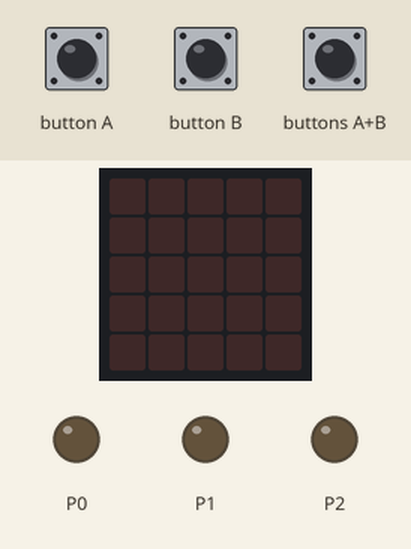
Recording of a program running on a simulated BBC micro:bit running MicroPython. Shown: the board's 5×5 LED display, output pins drawn as LEDs (lit = HIGH). Dashed ring = blinking. The test bench sets the inputs (shaded band).

Above: at 1.2 s.
1.3 s: buttons A+B pressed for 0.15 s
At 1.6 s:
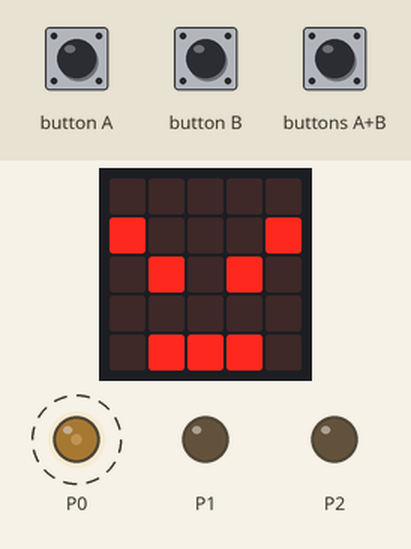
4.3 s: button A pressed for 0.15 s
7.4 s: button A pressed for 1 s
At 10.1 s:
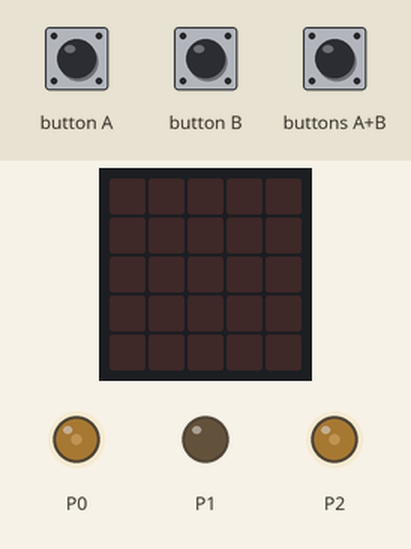
10.8 s: button B pressed for 0.15 s
At 10.9 s:
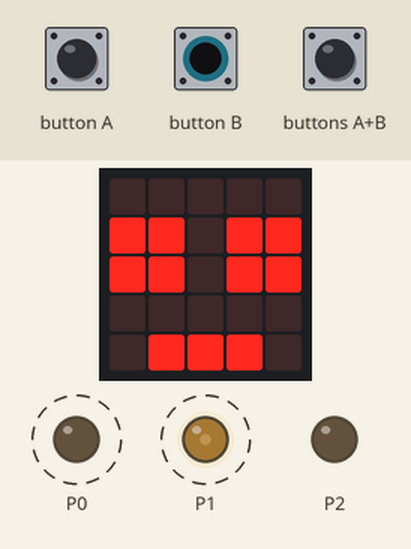
13.9 s: button A pressed for 3.2 s
At 15.6 s:
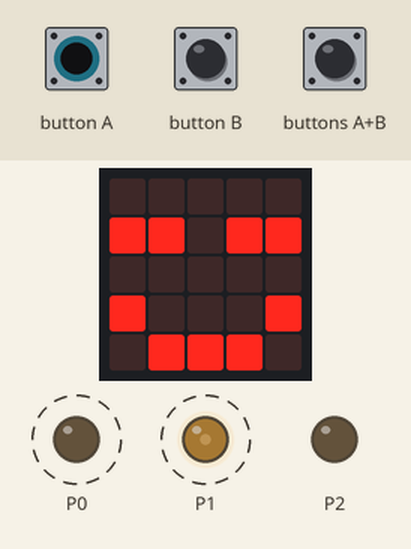
18.6 s: button B pressed for 1 s
At 21.1 s:
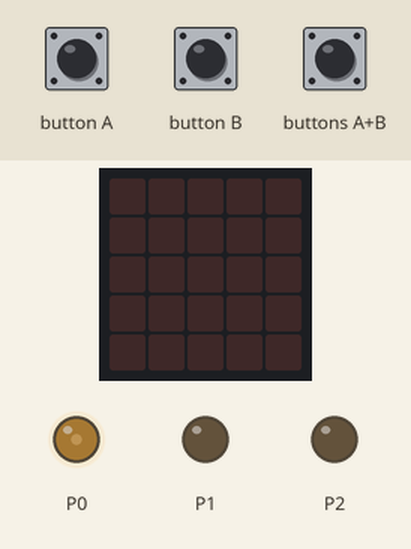
Timing chart, 0 to 22.6 s (numbered marks = the images above; inputs shaded):
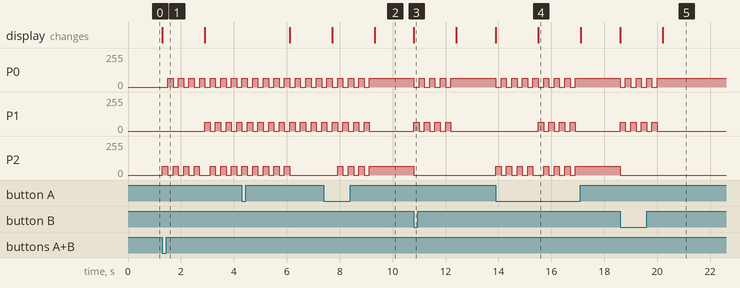

The program:

10020142_1c-Cath.py
```python
import microbit
import radio
import math
import music

#constants
mijnReserve  = 0
mijnSchool   = 20
mijnLeerling = 142

#setup
radio.config(group=1)
radio.on()

####################################################
##### vanaf hier mag je stukjes code aanpassen #####
####################################################

def functie_A():
    # deze code mag je veranderen
    microbit.display.show(
        microbit.Image( '00000:'
                        '99099:'
                        '00000:'
                        '90009:'
                        '09990:' ) )
    for i in range(4):
        microbit.pin2.write_analog(0)
        microbit.pin1.write_analog(255)
        microbit.pin0.write_analog(0)
        microbit.sleep(200)
        microbit.pin2.write_analog(255)
        microbit.pin1.write_analog(0)
        microbit.pin0.write_analog(255)
        microbit.sleep(200)
    microbit.display.clear()
    # tot hier


def functie_B():
    # deze code mag je veranderen
    microbit.display.show(
        microbit.Image( '00000:'
                        '99099:'
                        '99099:'
                        '00000:'
                        '09990:' ) )
    for i in range(4):
        microbit.pin2.write_analog(0)
        microbit.pin1.write_analog(255)
        microbit.pin0.write_analog(0)
        microbit.sleep(200)
        microbit.pin2.write_analog(0)
        microbit.pin1.write_analog(0)
        microbit.pin0.write_analog(255)
        microbit.sleep(200)
    microbit.display.clear()
    # tot hier


def functie_AB():
    # deze code mag je veranderen
    microbit.display.show(
        microbit.Image( '00000:'
                        '90009:'
                        '09090:'
                        '00000:'
                        '09990:' ) )
    for i in range(4):
        microbit.pin2.write_analog(255)
        microbit.pin1.write_analog(0)
        microbit.pin0.write_analog(0)
        microbit.sleep(200)
        microbit.pin2.write_analog(0)
        microbit.pin1.write_analog(0)
        microbit.pin0.write_analog(255)
        microbit.sleep(200)
    microbit.display.clear()
    # tot hier


############################################
###### tot hier mag je code aanpassen ######
############################################

def handleRadio(incoming):
    receivedNumber = float(incoming)
    nummerOntvangen = receivedNumber
    nummerKnopje    = int(nummerOntvangen / 1000000)
    nummerOntvangen = nummerOntvangen - nummerKnopje * 1000000
    nummerReserve   = int(nummerOntvangen / 100000)
    nummerOntvangen = nummerOntvangen - nummerReserve* 100000
    nummerSchool    = int(nummerOntvangen / 1000)
    nummerOntvangen = nummerOntvangen - nummerSchool * 1000
    nummerLeerling  = int(nummerOntvangen)

    if nummerReserve  == mijnReserve  or nummerReserve  == 0 :
        if nummerSchool   == mijnSchool   or nummerSchool   == 0:
            if nummerLeerling == mijnLeerling or nummerLeerling == 0:
                if nummerKnopje == 1:
                    #microbit.pin5.write_digital(0)
                    #microbit.sleep(50)
                    #microbit.pin5.write_digital(1)
                    functie_A()
                elif nummerKnopje == 2:
                    #microbit.pin11.write_digital(0)
                    #microbit.sleep(50)
                    #microbit.pin11.write_digital(1)
                    functie_B()
                else:
                    #microbit.pin5.write_digital(0)
                    #microbit.pin11.write_digital(0)
                    #microbit.sleep(50)
                    #microbit.pin5.write_digital(1)
                    #microbit.pin11.write_digital(1)
                    functie_AB()


def get_message():
    try:
        msg = radio.receive_bytes()
        if msg is not None:
            if int(msg[0]) == 01 and int(msg[1]) == 00 and int(msg[2]) == 01:
                packet_type = msg[3]
                if packet_type == 0:
                    payload = 0
                    for i in range(len(msg[12:])):
                        payload += msg[12+i] * math.pow(256, i)
                    handleRadio(payload)
    except Exception as e:
        radio.off()
        radio.on()


while True:
    get_message()

    if microbit.button_a.was_pressed() and microbit.button_b.was_pressed():
        functie_AB()
    elif microbit.button_a.get_presses() > 0:
        functie_A()
    elif microbit.button_b.get_presses() > 0:
        functie_B()
```

Measured:
- after the input at 1.3 s, P0: alternates 64/255 for 0.20 s and 0/255 for 0.20 s, starting after 0.20 s; P1: alternates 64/255 for 0.20 s and 0/255 for 0.20 s, starting after 1.6 s; P2: 0/255 → 64/255 at once, → 0/255 0.20 s later, → 64/255 0.20 s later, → 0/255 0.20 s later, … (14 changes in this stretch); the display: changes at once (image 1)
- after the input at 7.4 s, P2: alternates 64/255 for 0.20 s and 0/255 for 0.20 s, 7 changes in all, then stays 64/255, starting after 0.52 s; the display: first changes after 0.32 s (image 2 shows a later state)
- after the input at 10.8 s, P0: alternates 64/255 for 0.20 s and 0/255 for 0.20 s, 8 changes in all, then stays 64/255, starting at once; P1: alternates 64/255 for 0.20 s and 0/255 for 0.20 s, 8 changes in all, then stays 0/255, starting at once; P2: 64/255 → 0/255 at once; the display: changes at once (image 3)
- after the input at 13.9 s, P0: alternates 64/255 for 0.20 s and 0/255 for 0.20 s, 16 changes in all, then stays 64/255, starting at once; P1: alternates 64/255 for 0.20 s and 0/255 for 0.20 s, 8 changes in all, then stays 0/255, starting after 1.6 s
- after the input at 18.6 s, P0: alternates 64/255 for 0.20 s and 0/255 for 0.20 s, 8 changes in all, then stays 64/255, starting at once; P1: alternates 64/255 for 0.20 s and 0/255 for 0.20 s, 8 changes in all, then stays 0/255, starting at once; P2: 64/255 → 0/255 at once; the display: first changes at once (image 5 shows a later state)
